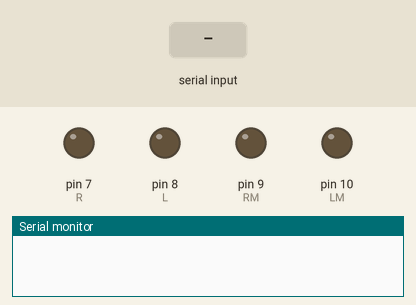
Recording of a sketch running on a simulated Arduino Uno, built with avr-gcc and run on an emulated ATmega328P. Shown: output pins drawn as LEDs (lit = HIGH), the last lines printed to the serial monitor. The inputs (shaded band) are chosen by the test bench.

Above: at 1.2 s.
1.3 s: "w" received over Serial
At 1.9 s:
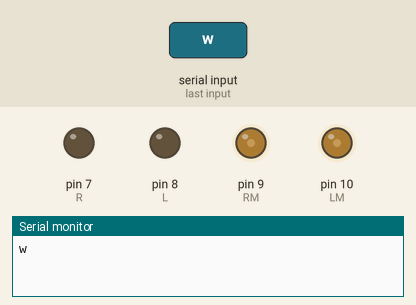
3.8 s: "a" received over Serial
At 5.8 s:
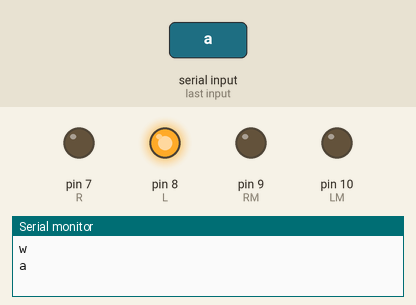
6.3 s: "s" received over Serial
At 7.7 s:
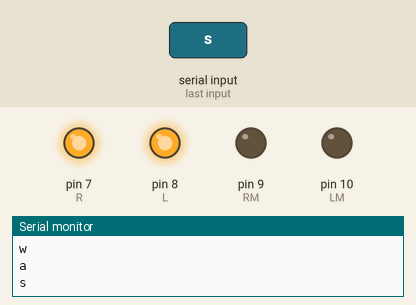
8.8 s: "d" received over Serial
At 10.8 s:
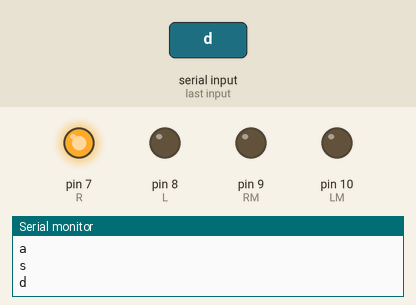
Timing chart, 0 to 12.3 s (numbered marks = the images above; inputs shaded):
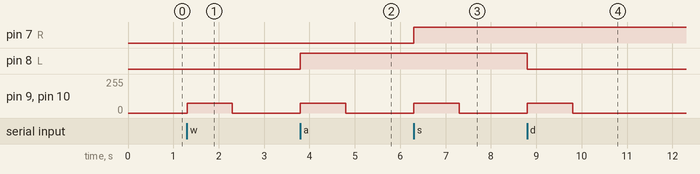

The sketch:

test1.ino
```cpp
/*
    Zumo Shield Test1 Driving with wasd
*/

int R = 7;            //Right motor Direction control line
int L = 8;            //Left motor Direction control line
int RM = 9;           //Right motor PWM control line
int LM = 10;          //Left motor PWM control line
char ch;

void setup(){
    pinMode(R, OUTPUT);
    pinMode(L, OUTPUT);
    pinMode(RM, OUTPUT);
    pinMode(LM, OUTPUT);
    Serial.begin(9600);
}

void loop(){
    if(Serial.available()){
        ch = Serial.read();
        Serial.println(ch);
        if(ch == 'w'){
            forwardProt(75, 1000, 500);
        }
        else if(ch  == 'a'){
            leftProt(75, 1000, 500);
        }
        else if(ch  == 's'){
            backProt(75, 1000, 500);
        }
        else if(ch  == 'd'){
            rightProt(75, 1000, 500);
        }
    }
}

void forwardProt(int P, int T1, int T2){
    digitalWrite(R, LOW);
    digitalWrite(L, LOW);
    analogWrite(RM, P);
    analogWrite(LM, P);
    delay(T1);
    analogWrite(RM, 0);
    analogWrite(LM, 0);
    delay(T2);
}

void backProt(int P, int T1, int T2){
    digitalWrite(R, HIGH);
    digitalWrite(L, HIGH);
    analogWrite(RM, P);
    analogWrite(LM, P);
    delay(T1);
    analogWrite(RM, 0);
    analogWrite(LM, 0);
    delay(T2);
}

void leftProt(int P, int T1, int T2){
    digitalWrite(R, LOW);
    digitalWrite(L, HIGH);
    analogWrite(RM, P);
    analogWrite(LM, P);
    delay(T1);
    analogWrite(RM, 0);
    analogWrite(LM, 0);
    delay(T2);
}

void rightProt(int P, int T1, int T2){
    digitalWrite(R, HIGH);
    digitalWrite(L, LOW);
    analogWrite(RM, P);
    analogWrite(LM, P);
    delay(T1);
    analogWrite(RM, 0);
    analogWrite(LM, 0);
    delay(T2);
}
```

Measured:
- after the input at 1.3 s, pin 9 (RM), pin 10 (LM): 0/255 → 75/255 at once, → 0/255 1.0 s later
- after the input at 3.8 s, pin 8 (L): LOW → HIGH at once; pin 9 (RM), pin 10 (LM): 0/255 → 75/255 at once, → 0/255 1.0 s later
- after the input at 6.3 s, pin 7 (R): LOW → HIGH at once; pin 9 (RM), pin 10 (LM): 0/255 → 75/255 at once, → 0/255 1.0 s later
- after the input at 8.8 s, pin 8 (L): HIGH → LOW at once; pin 9 (RM), pin 10 (LM): 0/255 → 75/255 at once, → 0/255 1.0 s later
